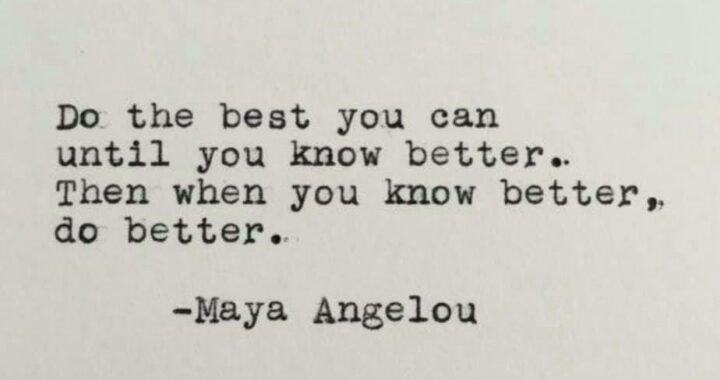
#> input picture OCR/Maya-Angelou-quote-720x380.jpg, 720 x 380 px, found by its file name
$ jupyter execute 'Darkish Region Selection.ipynb'   (shell and % lines are left out)
#> lines starting #> are read from the running program, lines starting #| are printed output that depends on the picture; after the words box and inside, x2 and y2 are one past the last pixel; in counts of white or black regions, pixels touching at a corner belong together
[cell 1]
class Region:
    def __init__(self,x,y):
        self.pixels = [(x, y)]
        self.min_x = x
        self.min_y = y
        self.max_x = x
        self.max_y = y

    def add(self, x, y):
        self.pixels.append((x, y))
        self.min_x = min(self.min_x, x)
        self.max_x = max(self.max_x, x)
        self.min_y = min(self.min_y, y)
        self.max_y = max(self.max_y, y)

    def box(self):
        return [(self.min_x, self.min_y), (self.max_x, self.max_y)]

[cell 2]
import numpy as np
def morph(matrix, operator=np.min,nx = 3,ny=3):
    new_matrix = np.zeros(matrix.shape)
    for x in range(matrix.shape[0]):
        for y in range(matrix.shape[1]):
            neighbours_list = matrix[max(x-nx, 0) : min(x+nx+1, matrix.shape[0]), \
                                     max(y-ny, 0) : min(y+ny+1, matrix.shape[1])]
            new_matrix[x,y] = operator(neighbours_list)
    return new_matrix

[cell 3]
def find_char_regions_naive(img,div_color):

    width, height  = img.shape[:2]
    #Create matrix with reserved space area as img
    region_matrix = [[0 for y in range(height)] for x in range(width)]
    region_matrix = np.zeros(img.shape[:2])
    equivalence_regions = {}
    #count regions
    n_regions = 0

    for x in range(width):
        for y in range(height):
            #look for darkish pixeles
            if (img[x, y] >=[0, 0, 0]).all() and (img[x, y]< div_color).all():
                # get the region number from north (up) or west (left) or create new region
                region_w = region_matrix[x-1][y] if x > 0 else 0
                region_n = region_matrix[x][y-1] if y > 0 else 0


                max_region = max(region_n, region_w)

                #check if any region exists
                if max_region > 0:

                    #get the oldest region (return same region if only one region)
                    region_num = min(filter(lambda i: i > 0, (region_n, region_w)))

                    '''if both neighbours have regions take the smallest
                    one(which is the oldest) and put it
                    in the max region neighbour equivalences.
                    because the max should encompass the small.

                    if the max region isn't bigger it means
                    that it was the only one found and it is
                    comparing against itself so it shouldn't
                    add itself to it's equivalances '''

                    if max_region > region_num:
                        if max_region in equivalence_regions:
                            equivalence_regions[max_region].add(region_num)
                        else:
                            #create new set for this existing region
                            equivalence_regions[max_region] = set((region_num,))

                    #there is only one region so do nothing because
                    #it is already assigned in region_num var
                    else:
                        pass

                else:
                    #new region was found so increment by 1 num of regions
                    #and set it to region_num var
                    n_regions += 1
                    region_num = n_regions

                region_matrix[x][y] = region_num

    regions = {}
    #Scan matrix_regions and assign all equivalent regions the
    #same region value so they unite
    for x in range(width):
        for y in range(height):
                region_num = region_matrix[x][y]
                if region_num > 0:
                    #traverse backward from eql to eql until first
                    while region_num in equivalence_regions:
                        region_num = min(equivalence_regions[region_num])


                    # add region if not inserted previously or update it with new X,Y
                    if region_num not in regions:
                        regions[region_num] = Region(x, y)
                    else:
                        regions[region_num].add(x, y)

    return list(regions.items())

[cell 4]
import os,sys

from skimage import io
from skimage.draw import rectangle_perimeter
from skimage.transform import resize
np.set_printoptions(threshold=sys.maxsize)

filename = r"/home/a/Desktop/Maya-Angelou-quote-720x380.jpg"

img = io.imread(filename)
#> img is the input picture: shape (380, 720, 3); mean R, G, B 204, 202, 196.5
io.imshow(img)
io.show()

img =img[:,:,:3]/255
lightest_color = img.reshape((img.shape[0]*img.shape[1], 3)).max(axis=0)
#> lightest_color = [0.906, 0.894, 0.875]
div_color = lightest_color/2
#> div_color = [0.453, 0.447, 0.437]
img = morph(img,lambda x: 0 if (x<div_color).any() else 1,1,1)  #dialate
#> after the loop in morph, `for x in range(matrix.shape[0]):`:
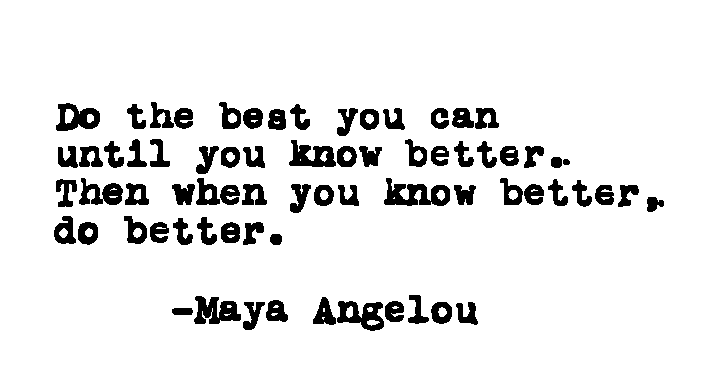
#> new_matrix: shape (380, 720, 3) float64; values 0 (black) and 1 (white), 91.5% white; 71 black regions, largest, box (x1, y1, x2, y2) and area: (384, 178, 450, 206) 1016, (194, 296, 241, 324) 834, (337, 301, 384, 331) 797
regions = find_char_regions_naive(img,div_color)
#> after the loop in find_char_regions_naive, `for x in range(width):`:
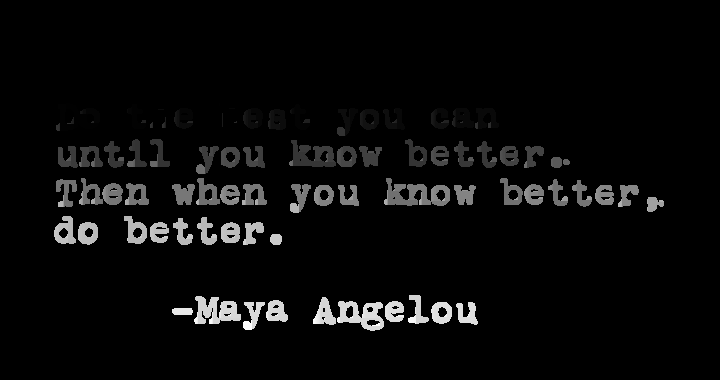
#> region_matrix: shape (380, 720) float64; min 0, max 567, mean 21.4; drawn with min black and max white
#> regions = 72 items
for region in regions:
    #get rectangle perimeter
    x, y = rectangle_perimeter(region[1].box()[0], end=region[1].box()[1])
    #replace values on perimeter with green marking
    img[x-1,y-1] = [0/255,249/255,135/255]
#> this loop made 72 passes
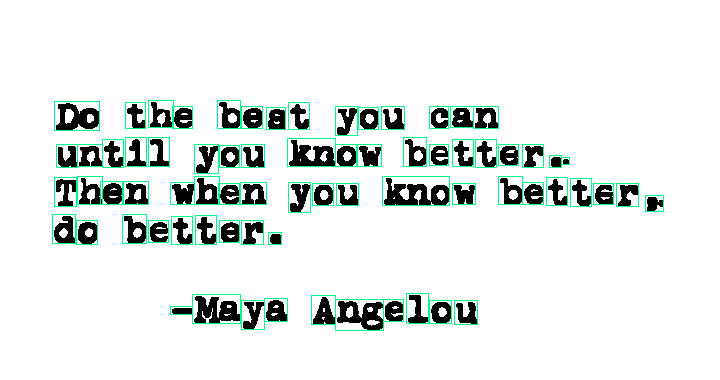
#> img: shape (380, 720, 3) float64; 2.42% of pixels changed, all inside (x1, y1, x2, y2) = (52, 100, 664, 331)
io.imshow(img)
